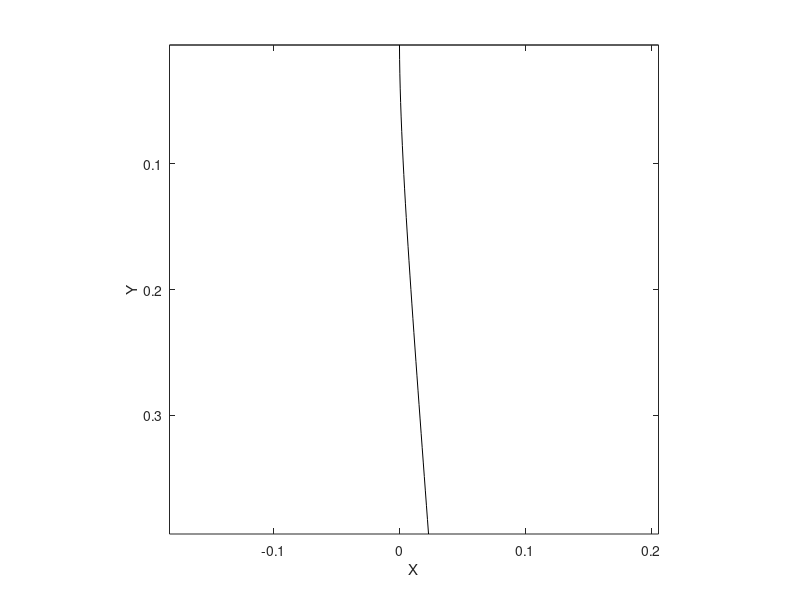

MATLAB code for this plot: (Note: this script raises an error after producing the figure.)
%This code solves for the static shape of a flexible cylinder in contact with axial flow
%The cylinder may have an imperfect upstream support and initial inclination with respect to the oncoing flow
%The solution is obtained via a central finite difference method (FDM)
%Developed by: Shahrzad Tabatabaei 
%Affiliation: Concordia University, Mechanical, Industrial & Aerospace Engineering, Montreal, Canada
%Last modified: May 12, 2021
%For inquiries, please contact us at [sheze.tb@gmail.com]


clc;
clear;
close all;


%%%%%%%%%%%%%%%%%%%   System parameters   %%%%%%%%%%%%%%%%%%%

L = 0.4 ;    %length of the cylinder, m
gamma = 17.6 ; %dimensionless gravitational parameter
f = 0.8 ; %end-piece shape factor 1
cb = 0.1 ; %end-piece form drag coefficient
khi_e = 0.00792 ; %end-piece shape factor 2
khi_e_bar = 0.01056 ; %end-piece shape factor 3
epsil = 25.3; %slenderness ratio
cn = 0.001; %normal frictional drag coefficient
ct = 0.0125; %tangential frictional drag coefficient
epsilon_cn = epsil * cn ; 
epsilon_ct = epsil * ct ;
xi = 1.22 ; %confinment parameter 1
h = 0.455 ; %confinment parameter 2
theta0 = ( 5 * pi ) / 180 ; %initial inclination angle, rad
k0 = 10 ^ 10 ; %dimensionless translational spring constant
k0_star = 10 ^ 10 ; %dimensionless rotational spring constant

%%%%%%%%%%%%%%%%%%%   Varying parameters   %%%%%%%%%%%%%%%%%%%

N = 35 ;     %number of elements used in the FDM solution
u = 0.001 : 0.01 : 2.97 ;    %nondimensional flow velocity

%%%%%%%%%%%%%%%%%%%   Variables   %%%%%%%%%%%%%%%%%%%

d = zeros ( N , 1 ) ;
AAmatrix = zeros ( N+4, N+4 ) ;
BBmatrix = zeros (N+4,1) ;
x = zeros (N,1);
c1 = zeros( N , 1 ) ;
c2 = zeros( N , 1 ) ;
c3 = zeros( N , 1 ) ;
displacement = zeros ( 10 , N ) ;

%%%%%%%%%%%%%  discretization along the length  %%%%%%%%%%%%%  

for r = 1 : N
        
        x ( r , 1 ) = ( L / ( 2 * N ) ) + ( r - 1 ) * ( L / N ) ;
        
end
 
zeta = x / L ;

%%%%%%%%%%%%%%%%%%%%%%%%%%%%%%%%%%%%%%%%%%%%%%%%%%%%%%%%    

average_theta_s = zeros ( 1 , length ( u ) ) ;
Slope_of_the_line = zeros ( 1 , length ( u ) ) ;
Slope_of_the_line_in_degrees = zeros ( 1 , length ( u ) ) ;
Slope = zeros ( length ( u ) , N ) ;
theta_s_of_tip = zeros ( length ( u ) ) ;

for mn = 1 : length ( u )
  
          a = ( gamma * ( cos(theta0) ) ) + ( 0.5 * epsilon_ct * ( ( u ( mn ) ) ^ 2 ) * h ) + ( 0.5 * epsilon_cn * ( ( u ( mn ) ) ^ 2 ) ) ;
    
    
    for ii = 1 : N 
        
        d ( ii , 1 ) = - ( gamma * ( cos(theta0) ) * ( 1 - ( 1 / ( 2 * N ) ) - ( ( 1 * ( ii - 1 ) ) / N ) ) ) - ( 0.5 * epsilon_ct * ( ( u ( mn ) ) ^ 2 ) * ( 1 - ( 1 / ( 2 * N ) ) - ( ( 1 * ( ii - 1 ) ) / N ) ) ) ...
            + ( xi * ( ( u ( mn ) ) ^ 2 ) * ( ( cos(theta0) ) ^ 2 ) ) -( gamma * ( cos(theta0) ) * khi_e ) - ( 0.5 * cb * ( ( u ( mn ) ) ^ 2 ) )...
            - ( 0.5 * epsilon_ct * ( ( u ( mn ) ) ^ 2 ) * khi_e * h ) - ( 0.5 * epsilon_ct * ( ( u ( mn ) ) ^ 2 ) * h * ( 1 - ( 1 / ( 2 * N ) ) - ( ( 1 * ( ii - 1 ) ) / N ) ) ) - ( 0.5 * epsilon_ct * ( ( u ( mn ) ) ^ 2 ) * khi_e_bar ) ;
       
    end
    
   e = - ( gamma * ( sin(theta0) ) )  - ( 0.5 * epsilon_cn * ( ( u ( mn ) ) ^ 2 ) * ( ( sin(theta0) ) / ( cos(theta0) ) ) )  ;
       
    for j = 1 : N
    
       c1 (j,1) =  ( a / ( 2 * ( N  ^ 3 ) ) ) - 4 + ( d(j,1) / ( N ^ 2 ) ) ;
       c2 (j,1) =  6 - ( ( 2 * d(j,1) ) / ( N ^ 2 ) ) ;
       c3 (j,1) =  - ( ( a / ( 2 * ( N ^ 3 ) ) ) + 4 - ( ( d(j,1) ) / ( N ^ 2 ) ) ) ;
    
    end
    
    c4 =  - ( e / ( N ^ 4 ) ) ;
   
      
    dprime = 3 - ( k0 / ( 2 * ( N ^ 3 ) ) ) + ( 1 / ( N ^ 2 ) ) * ( gamma * ( cos(theta0) ) + 0.5 * epsilon_ct * ( ( u ( mn ) ) ^ 2 ) * ( 1 + khi_e_bar ) ...
             + gamma * ( cos(theta0) ) * khi_e + 0.5 * epsilon_ct * ( ( u ( mn ) ) ^ 2 ) * khi_e * h + 0.5 * epsilon_ct * ( ( u ( mn ) ) ^ 2 ) * h ...
             + 0.5 * cb * ( ( u ( mn ) ) ^ 2 ) ) ;
       
          
    eprime = 3 + ( k0 / ( 2 * ( N ^ 3 ) ) ) + ( 1 / ( N ^ 2 ) ) * ( gamma * ( cos(theta0) ) + 0.5 * epsilon_ct * ( ( u ( mn ) ) ^ 2 ) * ( 1 + khi_e_bar ) ...
             + gamma * ( cos(theta0) ) * khi_e + 0.5 * epsilon_ct * ( ( u ( mn ) ) ^ 2 ) * khi_e * h + 0.5 * epsilon_ct * ( ( u ( mn ) ) ^ 2 ) * h ...
             + 0.5 * cb * ( ( u ( mn ) ) ^ 2 ) ) ;
       
       
    bprime = ( ( f * xi * ( ( u ( mn ) ) ^ 2 ) * ( cos( 2 * theta0) ) ) / ( N ^ 2 ) ) ...
           - ( ( epsilon_cn * ( ( u ( mn ) ) ^ 2 ) * khi_e_bar ) / ( 2 * ( N ^ 2 ) ) ) ...
           - ( ( epsilon_ct * ( ( u ( mn ) ) ^ 2 ) * khi_e * h ) / ( 2 * ( N ^ 2 ) ) ) ...
           - ( ( gamma * ( cos(theta0) ) * khi_e ) / ( N ^ 2 ) ) ;
       
       
       cprime = ( ( gamma * ( sin (theta0) ) * khi_e ) / ( N ^ 3 ) ) - ( ( f * xi * ( ( u ( mn ) ) ^ 2 ) * ( cos( theta0) ) * ( sin( theta0) ) ) / ( N ^ 3 ) ) ...
           + ( ( epsilon_cn * ( ( u ( mn ) ) ^ 2 ) * khi_e_bar * ( ( sin(theta0) ) / ( cos(theta0) ) ) ) / ( 2 * ( N ^ 3 ) ) ) ;
  
    
    c1prime = - ( 1 + ( ( 2 * k0_star ) / N ) ) ;
    c2prime = - ( 1 - ( ( 2 * k0_star ) / N ) ) ;
    c3prime = - dprime ;
    c4prime =  eprime ;
    c5prime = - ( 3 - bprime ) ;
    c6prime = 3 - bprime ;
    c7prime = - cprime ; 
  
  
    AAmatrix ( 1:2 , 1:4 ) = [ 1 , c2prime , c1prime , 1 ; -1 , c4prime , c3prime , 1 ] ;
    AAmatrix ( 3 , 1 ) = 1 ;
    AAmatrix ( 3 , 2 ) = c3 (1,1) ;
    AAmatrix ( 4 , 2 ) = 1 ;
    AAmatrix ( N+2 , N+3 ) = c1 (N,1) ;
    AAmatrix ( N+1 , N+3 ) = 1 ;
    AAmatrix ( N+2 , N+4 ) = 1 ;
    
    
    Amatrix = diag( ones(1,N-2) , 2 ) + diag( ones(1,N-2) , -2 );
    
    for p2 = 1 : N
        
        Amatrix ( p2 , p2 ) = c2 ( p2 , 1) ;
        
    end
    
    for pp = 1: N-1
        
         Amatrix ( pp , pp + 1 ) = c1 ( pp , 1) ;
         Amatrix ( pp + 1 , pp ) = c3 ( pp + 1 , 1) ;
         
    end
    

    
    AAmatrix ( 3:N+2 , 3:N+2) = Amatrix ;

    AAmatrix ( N+3:N+4 , N+1:N+4 ) = [ -1 , c6prime , c5prime , 1 ; 1 , -1 , -1 , 1 ] ;
    Bmatrix = c4 * ones (N,1) ;
    BBmatrix ( 3:N+2 , 1 ) = Bmatrix ;
    BBmatrix ( N+3 , 1 ) = c7prime ;
    eta = AAmatrix \ BBmatrix;   % since nondimensional equation is solved, the obtained value is eta
    eta1 = eta ( 3: N + 2 , 1 ) ;  %The first and second rows are eta(-1) and eta(0).
    y = ( eta1 ) * L ;
    
    %%%%%%%%%%%%%%%%%%    Static shape before rotation    %%%%%%%%%%%%%%%%%%
    
    figure(1)
    displacement(mn,1:N) = y ;
    plot ( displacement(mn,1:N) , x, 'color', [0 0 0])
    ylabel('Y') 
    xlabel('X') 
    axis equal
    view([0 -90])
    
    hold on
    
    %%%% Theta_s of tip is calculated using a straight line, curvefitted to
    %%%% the 1/3 of the end portion of the beam %%%%%%%
    
    q = round ( ( 2 / 3 ) * N ) ;
    displacement1 ( mn , 1 : N - q + 1 ) = y ( q : N ) ;   
    x1 = x ( q : N ) ;
    x11 = x1' ;
    p_line = polyfit ( x11 , displacement1 ( mn , 1 : N - q + 1 ) , 1 ) ;
    Slope_of_the_line( 1, mn ) = p_line ( 1 ) ;
    Slope_of_the_line_in_degrees ( 1 , mn ) = ( ( atan ( Slope_of_the_line( 1 , mn ) ) ) * 180 ) / pi ;
    function_line = polyval ( p_line , x11 ) ; 
    axis equal
    view([0 -90])
    hold on
    
    ax = gca;
    ax.XDir = 'reverse';
    Slope ( mn , 1 ) = ( eta1 ( 1 , 1 ) ) ./ ( zeta ( 1 , 1 ) ) ;
    
    for w = 1 : N - 1
        Slope ( mn , w + 1 ) = ( eta1 ( w + 1 , 1 ) - eta1 ( w , 1 ) ) / ( zeta ( w+1 , 1 ) - zeta ( w , 1 ) ) ;
    end
    
    %Slope = eta1 ./ zeta ;
    theta_s_of_tip ( mn ) = atan ( Slope ( mn , N ) ) ;
    theta_s_of_tip_in_degrees = theta_s_of_tip * (180/pi) ;
    
    figure (2)
    plot ( u(1,mn), displacement(mn,N)/L,'k.','MarkerSize',10 )
    xlabel('u') 
    ylabel('displacement') 
    set(gca,'xtick', (0:0.25:u(mn)))
    set(gca,'XMinorTick','on')
    hold on
    average_theta_s ( 1 , mn ) = mean ( atan ( Slope( mn , 1 : N ) ) ) ;
    average_theta_s_in_degrees = average_theta_s * (180/pi) ;
end

